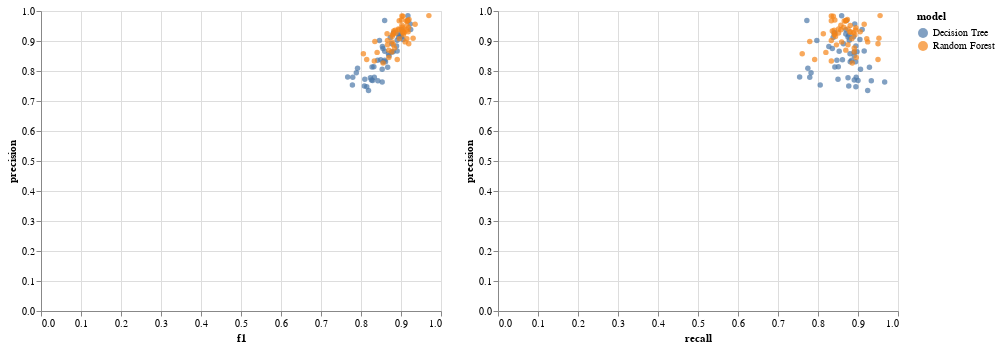

The notebook cell this image was saved under:
### Code cell
base = alt.Chart(scores).mark_circle().encode(
    alt.Y('precision:Q'),
    alt.Color('model:N')
)


left = base.encode(alt.X('f1:Q'))
right = base.encode(alt.X('recall:Q'))

left | right

### Figure 1 — Vega-Lite specification as saved in the notebook (floating-point values rounded to 4 significant figures)
{"$schema": "https://vega.github.io/schema/vega-lite/v2.4.3.json", "config": {"view": {"height": 300, "width": 400}}, "hconcat": [{"data": {"values": [{"f1": 0.8551, "model": "Decision Tree", "precision": 0.831, "recall": 0.8806}, {"f1": 0.8235, "model": "Decision Tree", "precision": 0.7778, "recall": 0.875}, {"f1": 0.8414, "model": "Decision Tree", "precision": 0.8356, "recall": 0.8472}, {"f1": 0.8289, "model": "Decision Tree", "precision": 0.7683, "recall": 0.9}, {"f1": 0.8613, "model": "Decision Tree", "precision": 0.831, "recall": 0.8939}, {"f1": 0.9242, "model": "Decision Tree", "precision": 0.9385, "recall": 0.9104}, {"f1": 0.8805, "model": "Decision Tree", "precision": 0.8642, "recall": 0.8974}, {"f1": 0.8904, "model": "Decision Tree", "precision": 0.9028, "recall": 0.8784}, {"f1": 0.8936, "model": "Decision Tree", "precision": 0.913, "recall": 0.875}, {"f1": 0.8889, "model": "Decision Tree", "precision": 0.8831, "recall": 0.8947}, {"f1": 0.8593, "model": "Decision Tree", "precision": 0.8657, "recall": 0.8529}, {"f1": 0.8976, "model": "Decision Tree", "precision": 0.9194, "recall": 0.8769}, {"f1": 0.8188, "model": "Decision Tree", "precision": 0.7349, "recall": 0.9242}, {"f1": 0.8732, "model": "Decision Tree", "precision": 0.9118, "recall": 0.8378}, {"f1": 0.8421, "model": "Decision Tree", "precision": 0.7671, "recall": 0.9333}, {"f1": 0.9023, "model": "Decision Tree", "precision": 0.9375, "recall": 0.8696}, {"f1": 0.8667, "model": "Decision Tree", "precision": 0.8125, "recall": 0.9286}, {"f1": 0.9173, "model": "Decision Tree", "precision": 0.9683, "recall": 0.8714}, {"f1": 0.9231, "model": "Decision Tree", "precision": 0.9565, "recall": 0.8919}, {"f1": 0.8592, "model": "Decision Tree", "precision": 0.9683, "recall": 0.7722}, {"f1": 0.8769, "model": "Decision Tree", "precision": 0.8636, "recall": 0.8906}, {"f1": 0.8333, "model": "Decision Tree", "precision": 0.7792, "recall": 0.8955}, {"f1": 0.8828, "model": "Decision Tree", "precision": 0.9275, "recall": 0.8421}, {"f1": 0.8095, "model": "Decision Tree", "precision": 0.7727, "recall": 0.85}, {"f1": 0.7794, "model": "Decision Tree", "precision": 0.7794, "recall": 0.7794}, {"f1": 0.7883, "model": "Decision Tree", "precision": 0.7941, "recall": 0.7826}, {"f1": 0.8904, "model": "Decision Tree", "precision": 0.8667, "recall": 0.9155}, {"f1": 0.7667, "model": "Decision Tree", "precision": 0.7797, "recall": 0.7541}, {"f1": 0.8321, "model": "Decision Tree", "precision": 0.8143, "recall": 0.8507}, {"f1": 0.855, "model": "Decision Tree", "precision": 0.875, "recall": 0.8358}, {"f1": 0.9014, "model": "Decision Tree", "precision": 0.9143, "recall": 0.8889}, {"f1": 0.7914, "model": "Decision Tree", "precision": 0.8088, "recall": 0.7746}, {"f1": 0.8529, "model": "Decision Tree", "precision": 0.7632, "recall": 0.9667}, {"f1": 0.8535, "model": "Decision Tree", "precision": 0.8816, "recall": 0.8272}, {"f1": 0.8769, "model": "Decision Tree", "precision": 0.8906, "recall": 0.8636}, {"f1": 0.9173, "model": "Decision Tree", "precision": 0.9839, "recall": 0.8592}, {"f1": 0.8276, "model": "Decision Tree", "precision": 0.8136, "recall": 0.8421}, {"f1": 0.8493, "model": "Decision Tree", "precision": 0.8378, "recall": 0.8611}, {"f1": 0.8529, "model": "Decision Tree", "precision": 0.8056, "recall": 0.9062}, {"f1": 0.8811, "model": "Decision Tree", "precision": 0.9265, "recall": 0.84}, {"f1": 0.8085, "model": "Decision Tree", "precision": 0.75, "recall": 0.8769}, {"f1": 0.8684, "model": "Decision Tree", "precision": 0.8571, "recall": 0.88}, {"f1": 0.8462, "model": "Decision Tree", "precision": 0.9016, "recall": 0.7971}, {"f1": 0.8592, "model": "Decision Tree", "precision": 0.8356, "recall": 0.8841}, {"f1": 0.8261, "model": "Decision Tree", "precision": 0.7703, "recall": 0.8906}, {"f1": 0.8144, "model": "Decision Tree", "precision": 0.7473, "recall": 0.8947}, {"f1": 0.8702, "model": "Decision Tree", "precision": 0.8507, "recall": 0.8906}, {"f1": 0.8955, "model": "Decision Tree", "precision": 0.9231, "recall": 0.8696}, {"f1": 0.7785, "model": "Decision Tree", "precision": 0.7532, "recall": 0.8056}, {"f1": 0.9048, "model": "Decision Tree", "precision": 0.9048, "recall": 0.9048}, {"f1": 0.9134, "model": "Random Forest", "precision": 0.9667, "recall": 0.8657}, {"f1": 0.8955, "model": "Random Forest", "precision": 0.9677, "recall": 0.8333}, {"f1": 0.9023, "model": "Random Forest", "precision": 0.9836, "recall": 0.8333}, {"f1": 0.8955, "model": "Random Forest", "precision": 0.9375, "recall": 0.8571}, {"f1": 0.9147, "model": "Random Forest", "precision": 0.9365, "recall": 0.8939}, {"f1": 0.9697, "model": "Random Forest", "precision": 0.9846, "recall": 0.9552}, {"f1": 0.8961, "model": "Random Forest", "precision": 0.9079, "recall": 0.8846}, {"f1": 0.8936, "model": "Random Forest", "precision": 0.9403, "recall": 0.8514}, {"f1": 0.9078, "model": "Random Forest", "precision": 0.9275, "recall": 0.8889}, {"f1": 0.9189, "model": "Random Forest", "precision": 0.9444, "recall": 0.8947}, {"f1": 0.9048, "model": "Random Forest", "precision": 0.9828, "recall": 0.8382}, {"f1": 0.9062, "model": "Random Forest", "precision": 0.9206, "recall": 0.8923}, {"f1": 0.9104, "model": "Random Forest", "precision": 0.8971, "recall": 0.9242}, {"f1": 0.8873, "model": "Random Forest", "precision": 0.9265, "recall": 0.8514}, {"f1": 0.9194, "model": "Random Forest", "precision": 0.8906, "recall": 0.95}, {"f1": 0.916, "model": "Random Forest", "precision": 0.9677, "recall": 0.8696}, {"f1": 0.8552, "model": "Random Forest", "precision": 0.8267, "recall": 0.8857}, {"f1": 0.9023, "model": "Random Forest", "precision": 0.9524, "recall": 0.8571}, {"f1": 0.9178, "model": "Random Forest", "precision": 0.9306, "recall": 0.9054}, {"f1": 0.92, "model": "Random Forest", "precision": 0.9718, "recall": 0.8734}, {"f1": 0.8769, "model": "Random Forest", "precision": 0.8636, "recall": 0.8906}, {"f1": 0.8696, "model": "Random Forest", "precision": 0.8451, "recall": 0.8955}, {"f1": 0.9014, "model": "Random Forest", "precision": 0.9697, "recall": 0.8421}, {"f1": 0.8333, "model": "Random Forest", "precision": 0.8333, "recall": 0.8333}, {"f1": 0.8346, "model": "Random Forest", "precision": 0.8983, "recall": 0.7794}, {"f1": 0.8788, "model": "Random Forest", "precision": 0.9206, "recall": 0.8406}, {"f1": 0.9353, "model": "Random Forest", "precision": 0.9559, "recall": 0.9155}, {"f1": 0.8403, "model": "Random Forest", "precision": 0.8621, "recall": 0.8197}, {"f1": 0.9147, "model": "Random Forest", "precision": 0.9516, "recall": 0.8806}, {"f1": 0.8819, "model": "Random Forest", "precision": 0.9333, "recall": 0.8358}, {"f1": 0.9065, "model": "Random Forest", "precision": 0.9403, "recall": 0.875}, {"f1": 0.806, "model": "Random Forest", "precision": 0.8571, "recall": 0.7606}, {"f1": 0.8906, "model": "Random Forest", "precision": 0.8382, "recall": 0.95}, {"f1": 0.9032, "model": "Random Forest", "precision": 0.9459, "recall": 0.8642}, {"f1": 0.8661, "model": "Random Forest", "precision": 0.9016, "recall": 0.8333}, {"f1": 0.8777, "model": "Random Forest", "precision": 0.8971, "recall": 0.8592}, {"f1": 0.8807, "model": "Random Forest", "precision": 0.9231, "recall": 0.8421}, {"f1": 0.8811, "model": "Random Forest", "precision": 0.8873, "recall": 0.875}, {"f1": 0.8837, "model": "Random Forest", "precision": 0.8769, "recall": 0.8906}, {"f1": 0.8652, "model": "Random Forest", "precision": 0.9242, "recall": 0.8133}, {"f1": 0.8661, "model": "Random Forest", "precision": 0.8871, "recall": 0.8462}, {"f1": 0.9041, "model": "Random Forest", "precision": 0.9296, "recall": 0.88}, {"f1": 0.8855, "model": "Random Forest", "precision": 0.9355, "recall": 0.8406}, {"f1": 0.8696, "model": "Random Forest", "precision": 0.8696, "recall": 0.8696}, {"f1": 0.878, "model": "Random Forest", "precision": 0.9153, "recall": 0.8438}, {"f1": 0.9054, "model": "Random Forest", "precision": 0.9306, "recall": 0.8816}, {"f1": 0.9147, "model": "Random Forest", "precision": 0.9077, "recall": 0.9219}, {"f1": 0.916, "model": "Random Forest", "precision": 0.9677, "recall": 0.8696}, {"f1": 0.8143, "model": "Random Forest", "precision": 0.8382, "recall": 0.7917}, {"f1": 0.9302, "model": "Random Forest", "precision": 0.9091, "recall": 0.9524}]}, "encoding": {"color": {"field": "model", "type": "nominal"}, "x": {"field": "f1", "type": "quantitative"}, "y": {"field": "precision", "type": "quantitative"}}, "mark": "circle"}, {"data": {"values": [{"f1": 0.8551, "model": "Decision Tree", "precision": 0.831, "recall": 0.8806}, {"f1": 0.8235, "model": "Decision Tree", "precision": 0.7778, "recall": 0.875}, {"f1": 0.8414, "model": "Decision Tree", "precision": 0.8356, "recall": 0.8472}, {"f1": 0.8289, "model": "Decision Tree", "precision": 0.7683, "recall": 0.9}, {"f1": 0.8613, "model": "Decision Tree", "precision": 0.831, "recall": 0.8939}, {"f1": 0.9242, "model": "Decision Tree", "precision": 0.9385, "recall": 0.9104}, {"f1": 0.8805, "model": "Decision Tree", "precision": 0.8642, "recall": 0.8974}, {"f1": 0.8904, "model": "Decision Tree", "precision": 0.9028, "recall": 0.8784}, {"f1": 0.8936, "model": "Decision Tree", "precision": 0.913, "recall": 0.875}, {"f1": 0.8889, "model": "Decision Tree", "precision": 0.8831, "recall": 0.8947}, {"f1": 0.8593, "model": "Decision Tree", "precision": 0.8657, "recall": 0.8529}, {"f1": 0.8976, "model": "Decision Tree", "precision": 0.9194, "recall": 0.8769}, {"f1": 0.8188, "model": "Decision Tree", "precision": 0.7349, "recall": 0.9242}, {"f1": 0.8732, "model": "Decision Tree", "precision": 0.9118, "recall": 0.8378}, {"f1": 0.8421, "model": "Decision Tree", "precision": 0.7671, "recall": 0.9333}, {"f1": 0.9023, "model": "Decision Tree", "precision": 0.9375, "recall": 0.8696}, {"f1": 0.8667, "model": "Decision Tree", "precision": 0.8125, "recall": 0.9286}, {"f1": 0.9173, "model": "Decision Tree", "precision": 0.9683, "recall": 0.8714}, {"f1": 0.9231, "model": "Decision Tree", "precision": 0.9565, "recall": 0.8919}, {"f1": 0.8592, "model": "Decision Tree", "precision": 0.9683, "recall": 0.7722}, {"f1": 0.8769, "model": "Decision Tree", "precision": 0.8636, "recall": 0.8906}, {"f1": 0.8333, "model": "Decision Tree", "precision": 0.7792, "recall": 0.8955}, {"f1": 0.8828, "model": "Decision Tree", "precision": 0.9275, "recall": 0.8421}, {"f1": 0.8095, "model": "Decision Tree", "precision": 0.7727, "recall": 0.85}, {"f1": 0.7794, "model": "Decision Tree", "precision": 0.7794, "recall": 0.7794}, {"f1": 0.7883, "model": "Decision Tree", "precision": 0.7941, "recall": 0.7826}, {"f1": 0.8904, "model": "Decision Tree", "precision": 0.8667, "recall": 0.9155}, {"f1": 0.7667, "model": "Decision Tree", "precision": 0.7797, "recall": 0.7541}, {"f1": 0.8321, "model": "Decision Tree", "precision": 0.8143, "recall": 0.8507}, {"f1": 0.855, "model": "Decision Tree", "precision": 0.875, "recall": 0.8358}, {"f1": 0.9014, "model": "Decision Tree", "precision": 0.9143, "recall": 0.8889}, {"f1": 0.7914, "model": "Decision Tree", "precision": 0.8088, "recall": 0.7746}, {"f1": 0.8529, "model": "Decision Tree", "precision": 0.7632, "recall": 0.9667}, {"f1": 0.8535, "model": "Decision Tree", "precision": 0.8816, "recall": 0.8272}, {"f1": 0.8769, "model": "Decision Tree", "precision": 0.8906, "recall": 0.8636}, {"f1": 0.9173, "model": "Decision Tree", "precision": 0.9839, "recall": 0.8592}, {"f1": 0.8276, "model": "Decision Tree", "precision": 0.8136, "recall": 0.8421}, {"f1": 0.8493, "model": "Decision Tree", "precision": 0.8378, "recall": 0.8611}, {"f1": 0.8529, "model": "Decision Tree", "precision": 0.8056, "recall": 0.9062}, {"f1": 0.8811, "model": "Decision Tree", "precision": 0.9265, "recall": 0.84}, {"f1": 0.8085, "model": "Decision Tree", "precision": 0.75, "recall": 0.8769}, {"f1": 0.8684, "model": "Decision Tree", "precision": 0.8571, "recall": 0.88}, {"f1": 0.8462, "model": "Decision Tree", "precision": 0.9016, "recall": 0.7971}, {"f1": 0.8592, "model": "Decision Tree", "precision": 0.8356, "recall": 0.8841}, {"f1": 0.8261, "model": "Decision Tree", "precision": 0.7703, "recall": 0.8906}, {"f1": 0.8144, "model": "Decision Tree", "precision": 0.7473, "recall": 0.8947}, {"f1": 0.8702, "model": "Decision Tree", "precision": 0.8507, "recall": 0.8906}, {"f1": 0.8955, "model": "Decision Tree", "precision": 0.9231, "recall": 0.8696}, {"f1": 0.7785, "model": "Decision Tree", "precision": 0.7532, "recall": 0.8056}, {"f1": 0.9048, "model": "Decision Tree", "precision": 0.9048, "recall": 0.9048}, {"f1": 0.9134, "model": "Random Forest", "precision": 0.9667, "recall": 0.8657}, {"f1": 0.8955, "model": "Random Forest", "precision": 0.9677, "recall": 0.8333}, {"f1": 0.9023, "model": "Random Forest", "precision": 0.9836, "recall": 0.8333}, {"f1": 0.8955, "model": "Random Forest", "precision": 0.9375, "recall": 0.8571}, {"f1": 0.9147, "model": "Random Forest", "precision": 0.9365, "recall": 0.8939}, {"f1": 0.9697, "model": "Random Forest", "precision": 0.9846, "recall": 0.9552}, {"f1": 0.8961, "model": "Random Forest", "precision": 0.9079, "recall": 0.8846}, {"f1": 0.8936, "model": "Random Forest", "precision": 0.9403, "recall": 0.8514}, {"f1": 0.9078, "model": "Random Forest", "precision": 0.9275, "recall": 0.8889}, {"f1": 0.9189, "model": "Random Forest", "precision": 0.9444, "recall": 0.8947}, {"f1": 0.9048, "model": "Random Forest", "precision": 0.9828, "recall": 0.8382}, {"f1": 0.9062, "model": "Random Forest", "precision": 0.9206, "recall": 0.8923}, {"f1": 0.9104, "model": "Random Forest", "precision": 0.8971, "recall": 0.9242}, {"f1": 0.8873, "model": "Random Forest", "precision": 0.9265, "recall": 0.8514}, {"f1": 0.9194, "model": "Random Forest", "precision": 0.8906, "recall": 0.95}, {"f1": 0.916, "model": "Random Forest", "precision": 0.9677, "recall": 0.8696}, {"f1": 0.8552, "model": "Random Forest", "precision": 0.8267, "recall": 0.8857}, {"f1": 0.9023, "model": "Random Forest", "precision": 0.9524, "recall": 0.8571}, {"f1": 0.9178, "model": "Random Forest", "precision": 0.9306, "recall": 0.9054}, {"f1": 0.92, "model": "Random Forest", "precision": 0.9718, "recall": 0.8734}, {"f1": 0.8769, "model": "Random Forest", "precision": 0.8636, "recall": 0.8906}, {"f1": 0.8696, "model": "Random Forest", "precision": 0.8451, "recall": 0.8955}, {"f1": 0.9014, "model": "Random Forest", "precision": 0.9697, "recall": 0.8421}, {"f1": 0.8333, "model": "Random Forest", "precision": 0.8333, "recall": 0.8333}, {"f1": 0.8346, "model": "Random Forest", "precision": 0.8983, "recall": 0.7794}, {"f1": 0.8788, "model": "Random Forest", "precision": 0.9206, "recall": 0.8406}, {"f1": 0.9353, "model": "Random Forest", "precision": 0.9559, "recall": 0.9155}, {"f1": 0.8403, "model": "Random Forest", "precision": 0.8621, "recall": 0.8197}, {"f1": 0.9147, "model": "Random Forest", "precision": 0.9516, "recall": 0.8806}, {"f1": 0.8819, "model": "Random Forest", "precision": 0.9333, "recall": 0.8358}, {"f1": 0.9065, "model": "Random Forest", "precision": 0.9403, "recall": 0.875}, {"f1": 0.806, "model": "Random Forest", "precision": 0.8571, "recall": 0.7606}, {"f1": 0.8906, "model": "Random Forest", "precision": 0.8382, "recall": 0.95}, {"f1": 0.9032, "model": "Random Forest", "precision": 0.9459, "recall": 0.8642}, {"f1": 0.8661, "model": "Random Forest", "precision": 0.9016, "recall": 0.8333}, {"f1": 0.8777, "model": "Random Forest", "precision": 0.8971, "recall": 0.8592}, {"f1": 0.8807, "model": "Random Forest", "precision": 0.9231, "recall": 0.8421}, {"f1": 0.8811, "model": "Random Forest", "precision": 0.8873, "recall": 0.875}, {"f1": 0.8837, "model": "Random Forest", "precision": 0.8769, "recall": 0.8906}, {"f1": 0.8652, "model": "Random Forest", "precision": 0.9242, "recall": 0.8133}, {"f1": 0.8661, "model": "Random Forest", "precision": 0.8871, "recall": 0.8462}, {"f1": 0.9041, "model": "Random Forest", "precision": 0.9296, "recall": 0.88}, {"f1": 0.8855, "model": "Random Forest", "precision": 0.9355, "recall": 0.8406}, {"f1": 0.8696, "model": "Random Forest", "precision": 0.8696, "recall": 0.8696}, {"f1": 0.878, "model": "Random Forest", "precision": 0.9153, "recall": 0.8438}, {"f1": 0.9054, "model": "Random Forest", "precision": 0.9306, "recall": 0.8816}, {"f1": 0.9147, "model": "Random Forest", "precision": 0.9077, "recall": 0.9219}, {"f1": 0.916, "model": "Random Forest", "precision": 0.9677, "recall": 0.8696}, {"f1": 0.8143, "model": "Random Forest", "precision": 0.8382, "recall": 0.7917}, {"f1": 0.9302, "model": "Random Forest", "precision": 0.9091, "recall": 0.9524}]}, "encoding": {"color": {"field": "model", "type": "nominal"}, "x": {"field": "recall", "type": "quantitative"}, "y": {"field": "precision", "type": "quantitative"}}, "mark": "circle"}]}
